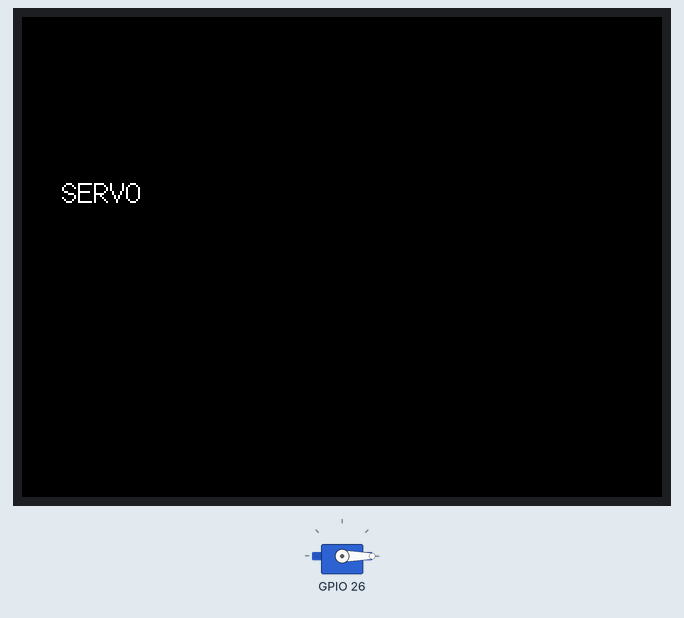
Simulated run of this sketch. Board: ESP32. Parts: 320×240 colour display, servo. Servo pulses on a pin are drawn as a servo (544–2400 µs = 0–180°).

Above: at 0.2 s.
At 1.05 s:
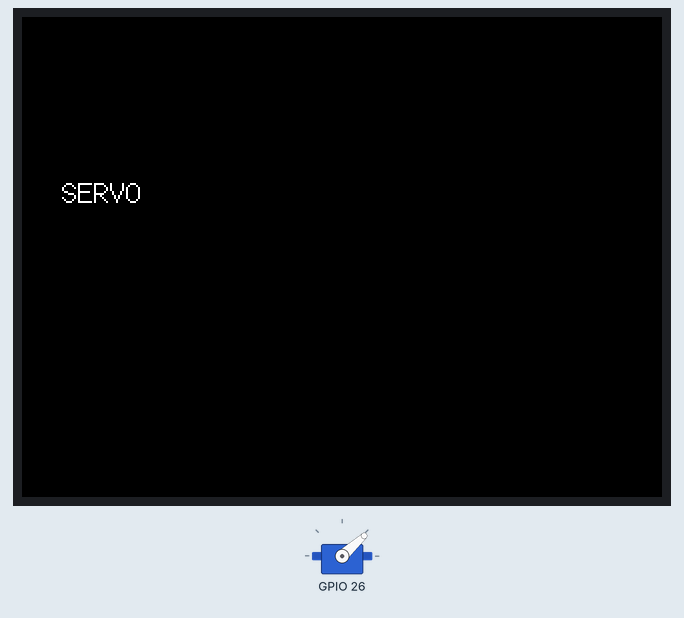
At 1.9 s:
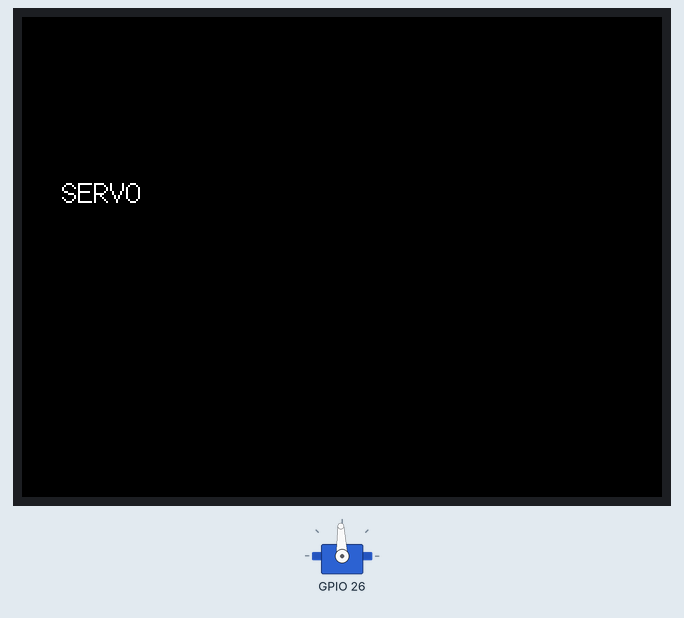
At 3.65 s:
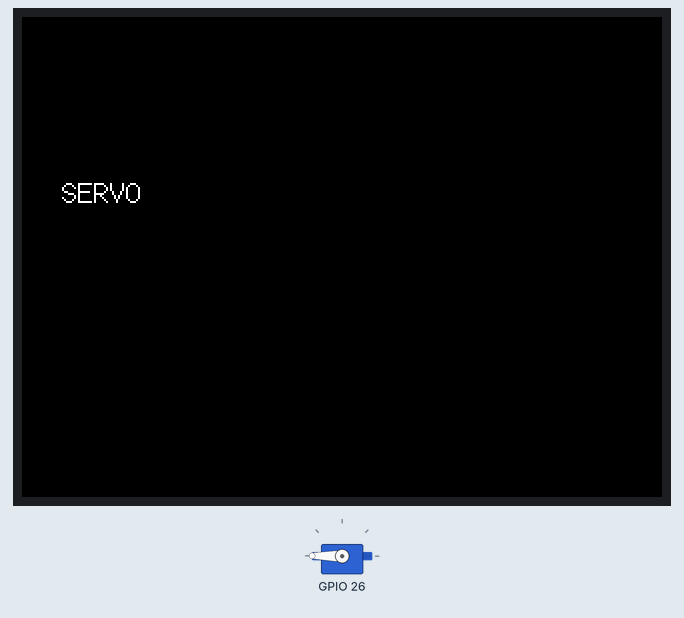
Timing chart, 0 to 8.2 s (numbered marks = the images above):
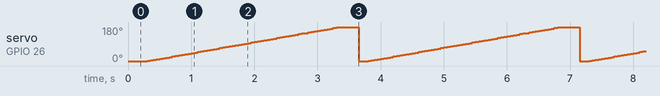

Measured:
- by itself, servo on GPIO 26: ramps from 0° to 180° and jumps back, once every 3.5 s

The sketch:

ServoKit180_360.ino
```cpp
//Control rotation angle  or speed and direction by sending pulse
//Servo PIN 26

#define COUNT_LOW 1500
#define COUNT_HIGH 8500
#define TIMER_WIDTH 16
#include "esp32-hal-ledc.h"
#include <M5Stack.h>

void setup() {
  // put your setup code here, to run once:
  M5.begin();
  ledcSetup(1, 50, TIMER_WIDTH);
  ledcAttachPin(26, 1);
  M5.Lcd.setCursor(20, 80, 2);
  M5.Lcd.print("SERVO");

}

void loop() {
  // put your main code here, to run repeatedly:
  for(int i = COUNT_LOW; i < COUNT_HIGH; i = i + 100){
    ledcWrite(1, i);
    delay(50);
  }
}
```
